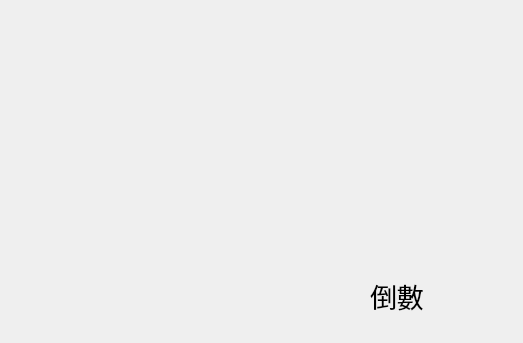
<?xml version="1.0" encoding="UTF-8"?>
<ui version="4.0">
 <class>Game</class>
 <widget class="QWidget" name="Game">
  <property name="geometry">
   <rect>
    <x>0</x>
    <y>0</y>
    <width>523</width>
    <height>343</height>
   </rect>
  </property>
  <property name="windowTitle">
   <string>Form</string>
  </property>
  <widget class="QLabel" name="red1">
   <property name="geometry">
    <rect>
     <x>350</x>
     <y>108</y>
     <width>35</width>
     <height>35</height>
    </rect>
   </property>
   <property name="text">
    <string/>
   </property>
   <property name="pixmap">
    <pixmap resource="pic.qrc">:/use/Wada_Don.png</pixmap>
   </property>
   <property name="scaledContents">
    <bool>true</bool>
   </property>
  </widget>
  <widget class="QLabel" name="blue1">
   <property name="geometry">
    <rect>
     <x>480</x>
     <y>108</y>
     <width>36</width>
     <height>35</height>
    </rect>
   </property>
   <property name="autoFillBackground">
    <bool>false</bool>
   </property>
   <property name="text">
    <string/>
   </property>
   <property name="pixmap">
    <pixmap resource="pic.qrc">:/use/Wada_Katsu.png</pixmap>
   </property>
   <property name="scaledContents">
    <bool>true</bool>
   </property>
   <property name="indent">
    <number>-1</number>
   </property>
  </widget>
  <widget class="QLabel" name="label">
   <property name="enabled">
    <bool>true</bool>
   </property>
   <property name="geometry">
    <rect>
     <x>40</x>
     <y>30</y>
     <width>481</width>
     <height>311</height>
    </rect>
   </property>
   <property name="autoFillBackground">
    <bool>true</bool>
   </property>
   <property name="frameShadow">
    <enum>QFrame::Plain</enum>
   </property>
   <property name="text">
    <string/>
   </property>
   <property name="pixmap">
    <pixmap resource="pic.qrc">:/use/bg.png</pixmap>
   </property>
  </widget>
  <widget class="QLabel" name="label_2">
   <property name="geometry">
    <rect>
     <x>40</x>
     <y>80</y>
     <width>481</width>
     <height>121</height>
    </rect>
   </property>
   <property name="text">
    <string/>
   </property>
   <property name="pixmap">
    <pixmap resource="pic.qrc">:/use/panel.png</pixmap>
   </property>
   <property name="scaledContents">
    <bool>true</bool>
   </property>
  </widget>
  <widget class="QLabel" name="label_3">
   <property name="geometry">
    <rect>
     <x>98</x>
     <y>275</y>
     <width>71</width>
     <height>31</height>
    </rect>
   </property>
   <property name="font">
    <font>
     <pointsize>20</pointsize>
    </font>
   </property>
   <property name="text">
    <string/>
   </property>
  </widget>
  <widget class="QLabel" name="label_4">
   <property name="geometry">
    <rect>
     <x>370</x>
     <y>280</y>
     <width>101</width>
     <height>31</height>
    </rect>
   </property>
   <property name="font">
    <font>
     <pointsize>20</pointsize>
    </font>
   </property>
   <property name="text">
    <string>倒數</string>
   </property>
  </widget>
  <zorder>label</zorder>
  <zorder>label_2</zorder>
  <zorder>blue1</zorder>
  <zorder>red1</zorder>
  <zorder>label_3</zorder>
  <zorder>label_4</zorder>
 </widget>
 <resources>
  <include location="pic.qrc"/>
 </resources>
 <connections/>
</ui>
